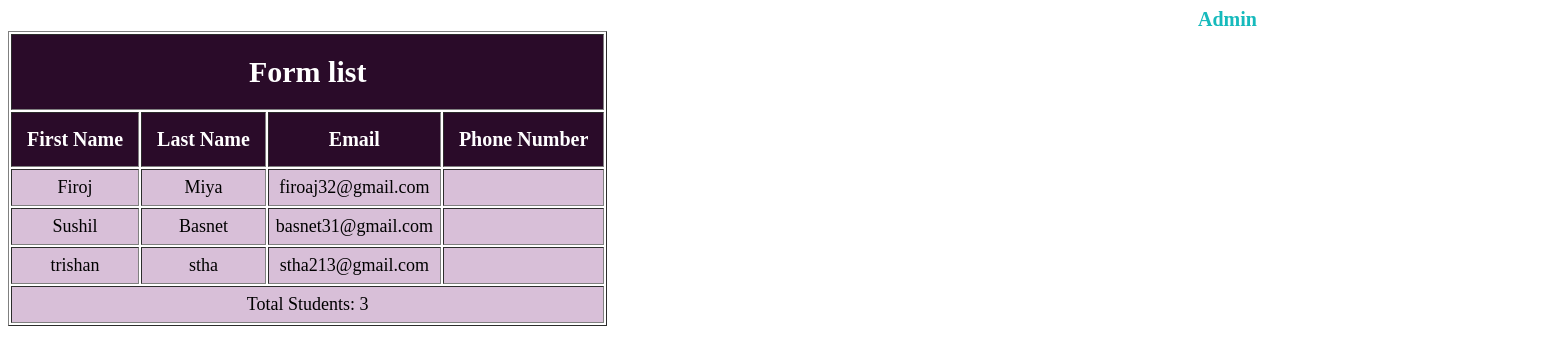
Before: / with the older database file.
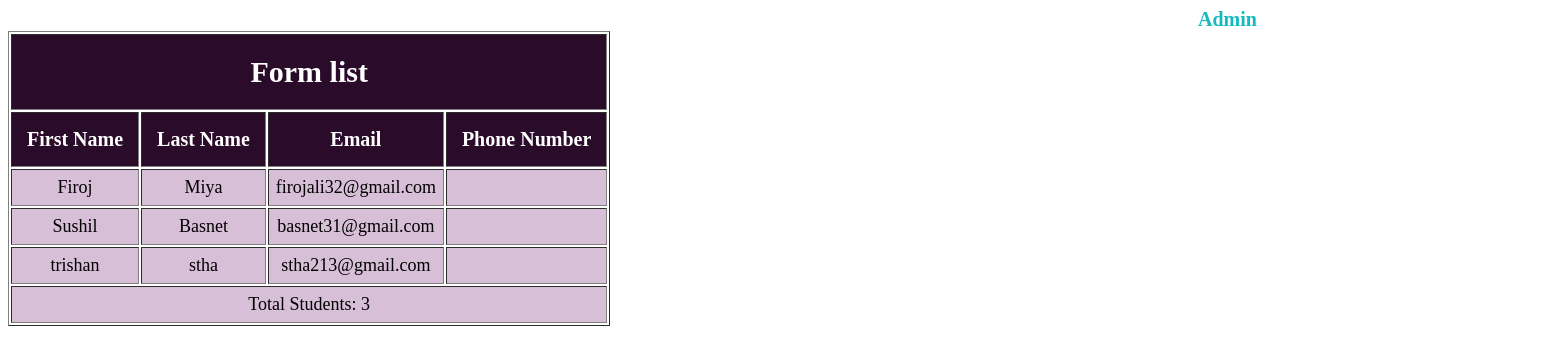
After: the same page with the newer database file.
### form/models.py (models this page shows, shortened)
class Student(models.Model):
    first_name = models.CharField(max_length=20)
    last_name = models.CharField(max_length=20)
    email = models.EmailField()
    phone = models.CharField(max_length=15)

### form/views.py (the view)
# urls.py: path('', views.home, name='home')
def home(request):
    students = Student.objects.all()
    return render(request, 'form/home.html', {'students': students})

### form/templates/form/home.html (shortened to what this page needs)
{% load static %}
<!DOCTYPE html>
<html lang="en">
<head>
    <link rel="stylesheet" href="{% static 'form/style.css' %}">
</head>
<body>
    <a href="/admin" class="admin">Admin</a>
    <table border="1">
        <tr>
            <th id="form_list" colspan="4">Form list</th>
        </tr>
        <tr>
            <th>First Name</th>
            <th>Last Name</th>
            <th>Email</th>
            <th>Phone Number</th>
        </tr>
        {% for student in students %}
        <tr>
            <td>{{ student.first_name }}</td>
            <td>{{ student.last_name }}</td>
            <td>{{ student.email }}</td>
            <td>{{ student.phone_number }}</td>
        </tr>
        {% endfor %}
        <tr>
            <td colspan="4">Total Students: {{ students|length }}</td>
        </tr>
    </table>
</body>
</html>

Changed rows visible on the page:
changed Student "Firoj": email "firoaj32@gmail.com" → "firojali32@gmail.com"
